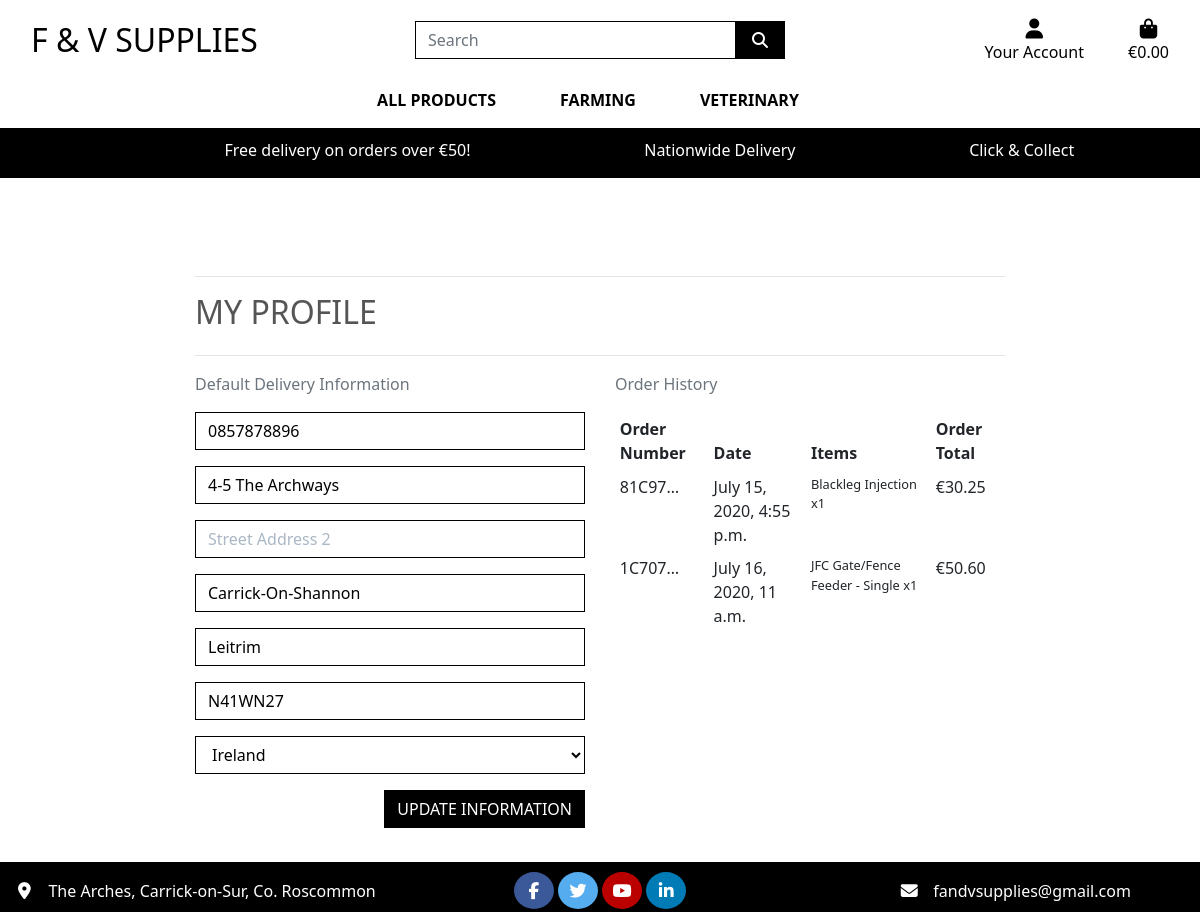
The page /profile/ (signed in) on the database as committed earlier.
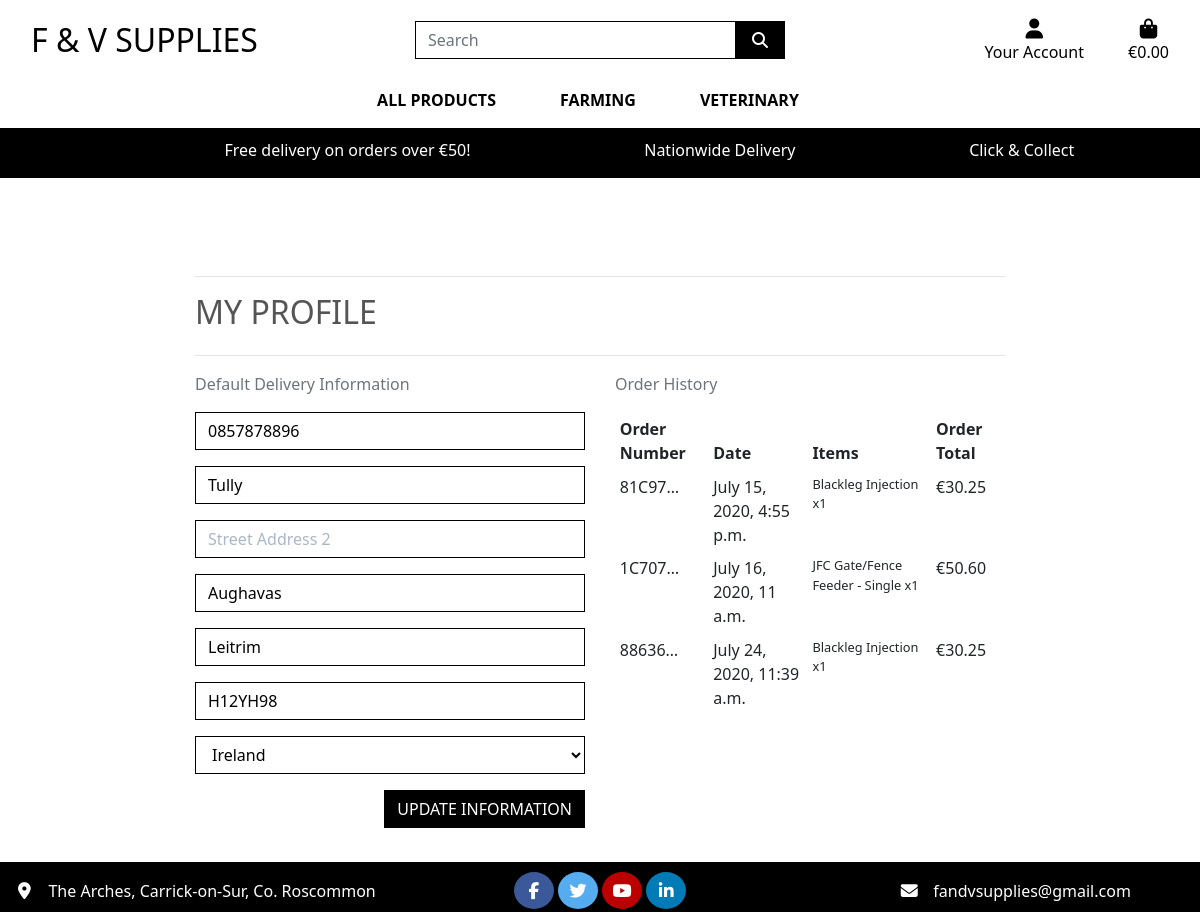
The same page on the database as committed later.
### profiles/models.py (models this page shows, shortened)
class UserProfile(models.Model):
    user = models.OneToOneField(User, on_delete=models.CASCADE)
    default_phone_number = models.CharField(max_length=20, null=True, blank=True)
    default_street_address1 = models.CharField(max_length=80, null=True, blank=True)
    default_street_address2 = models.CharField(max_length=80, null=True, blank=True)
    default_town_or_city = models.CharField(max_length=40, null=True, blank=True)
    default_county = models.CharField(max_length=80, null=True, blank=True)
    default_postcode = models.CharField(max_length=20, null=True, blank=True)
    default_country = CountryField(blank_label='Country', null=True, blank=True)

### checkout/models.py (models this page shows, shortened)
class Order(models.Model):
    order_number = models.CharField(max_length=32, null=False, editable=False)
    user_profile = models.ForeignKey(UserProfile, on_delete=models.SET_NULL,
                                     null=True, blank=True, related_name='orders')
    full_name = models.CharField(max_length=50, null=False, blank=False)
    email = models.EmailField(max_length=254, null=False, blank=False)
    phone_number = models.CharField(max_length=20, null=False, blank=False)
    street_address1 = models.CharField(max_length=80, null=False, blank=False)
    street_address2 = models.CharField(max_length=80, null=True, blank=True)
    town_or_city = models.CharField(max_length=40, null=False, blank=False)
    county = models.CharField(max_length=80, null=True, blank=True)
    country = CountryField(blank_label='Country *', null=False, blank=False)
    postcode = models.CharField(max_length=20, null=True, blank=True)
    date = models.DateTimeField(auto_now_add=True)
    delivery_cost = models.DecimalField(max_digits=6, decimal_places=2, null=False, default=0)
    order_total = models.DecimalField(max_digits=10, decimal_places=2, null=False, default=0)
    grand_total = models.DecimalField(max_digits=10, decimal_places=2, null=False, default=0)
    original_bag = models.TextField(null=False, blank=False, default='')
    stripe_pid = models.CharField(max_length=254, null=False, blank=False, default='')

class OrderLineItem(models.Model):
    order = models.ForeignKey(Order, null=False, blank=False, on_delete=models.CASCADE, related_name='lineitems')
    product = models.ForeignKey(Product, null=False, blank=False, on_delete=models.CASCADE)
    quantity = models.IntegerField(null=False, blank=False, default=0)
    lineitem_total = models.DecimalField(max_digits=6, decimal_places=2, null=False, blank=False, editable=False)

### products/models.py (models this page shows, shortened)
class Product(models.Model):
    category = models.ForeignKey('Category', null=True, blank=True, on_delete=models.SET_NULL)
    sku = models.CharField(max_length=254, null=True, blank=True)
    name = models.CharField(max_length=254)
    description = models.TextField()
    price = models.DecimalField(max_digits=6, decimal_places=2)
    image_url = models.URLField(max_length=1024, null=True, blank=True)
    image = models.ImageField(null=True, blank=True)

### profiles/views.py (the view)
# urls.py: path('profile/', include('profiles.urls')),
def profile(request):
    profile = get_object_or_404(UserProfile, user=request.user)
    if request.method == 'POST':
        form = UserProfileForm(request.POST, instance=profile)
        if form.is_valid():
            form.save()
            messages.success(request, 'Profile updated successfully')
    form = UserProfileForm(instance=profile)
    orders = profile.orders.all()
    template = 'profiles/profile.html'
    context = {
        'form': form,
        'orders': orders,
        'on_profile_page': True
    }
    return render(request, template, context)

### profiles/forms.py
class UserProfileForm(forms.ModelForm):
    class Meta:
        model = UserProfile
        exclude = ('user',)
    def __init__(self, *args, **kwargs):
        super().__init__(*args, **kwargs)
        placeholders = {
            'default_phone_number': 'Phone Number',
            'default_street_address1': 'Street Address 1',
            'default_street_address2': 'Street Address 2',
            'default_town_or_city': 'Town or City',
            'default_county': 'County, State or Locality',
            'default_postcode': 'Postal Code',
        }
        self.fields['default_phone_number'].widget.attrs['autofocus'] = True
        for field in self.fields:
            if field != 'default_country':
                if self.fields[field].required:
                    placeholder = f'{placeholders[field]} *'
                else:
                    placeholder = placeholders[field]
                self.fields[field].widget.attrs['placeholder'] = placeholder
            self.fields[field].widget.attrs['class'] = 'border-black rounded-0 profile-form-input'
            self.fields[field].label = False

### bag/contexts.py (called while the page is built, shortened)
def bag_contents(request):
    bag_items = []
    total = 0
    product_count = 0
    bag = request.session.get('bag', {})
    if total < settings.FREE_DELIVERY_THRESHOLD:
        delivery = total * Decimal(settings.STANDARD_DELIVERY_PERCENTAGE / 100)
        free_delivery_delta = settings.FREE_DELIVERY_THRESHOLD - total
    else:
        delivery = 0
        free_delivery_delta = 0
    grand_total = delivery + total
    context = {
        'bag_items': bag_items,
        'total': total,
        'product_count': product_count,
        'delivery': delivery,
        'free_delivery_delta': free_delivery_delta,
        'free_delivery_threshold': settings.FREE_DELIVERY_THRESHOLD,
        'grand_total': grand_total,
    }
    return context

### profiles/templates/profiles/profile.html (shortened to what this page needs)
<!DOCTYPE html>
{% extends "base.html" %}
{% load static %}
{% block extra_css %}
<link rel="stylesheet" href="{% static 'profiles/css/profile.css' %}" />
{% endblock %}
{% block page_header %}
<div class="container header-container">
</div>
{% endblock %}
{% block content %}
<div class="overlay"></div>
<div class="container">
  <div class="row">
    <div class="col">
            <hr>
            <h2 class="logo-font mb-4">My Profile</h2>
            <hr>
        </div>
    </div>
  <div class="row">
    <div class="col-12 col-lg-6">
      <p class="text-muted">Default Delivery Information</p>
        <form class="mt-3" action="{% url 'profile' %}" method="POST" id="profile-update-form">
            {{ form|crispy }}
            <button class="btn btn-black rounded-0 text-uppercase float-right">Update Information</button>
        </form>
    </div>
    <div class="col-12 col-lg-6">
      <p class="text-muted">Order History</p>
      <div class="order-history table-responsive">
        <table class="table table-sm table-borderless">
          <thead>
            <tr>
              <th>Order Number</th>
              <th>Date</th>
              <th>Items</th>
              <th>Order Total</th>
            </tr>
          </thead>
          <tbody>
            {% for order in orders %}
            <tr>
            <td>
                <a href="{% url 'order_history' order.order_number %}"
                title="{{ order.order_number }}">
                {{ order.order_number|truncatechars:6 }}
                </a>
             </td>
              <td>{{ order.date }}</td>
              <td>
                <ul class="list-unstyled">
                  {% for item in order.lineitems.all %}
                  <li class="small">
                    {{ item.product.name }} x{{ item.quantity }}
                  </li>
                  {% endfor %}
                </ul>
              </td>
              <td>€{{ order.grand_total }}</td>
            </tr>
            {% endfor %}
          </tbody>
        </table>
      </div>
    </div>
  </div>
</div>
<br>
{% endblock %}

### templates/base.html (shortened to what this page needs)
<!doctype html>
{% load static %}
<html lang="en">
<head>
	{% block corecss %}
	<link rel="stylesheet" href="https://stackpath.bootstrapcdn.com/bootstrap/4.4.1/css/bootstrap.min.css"
>
	<link rel="stylesheet" href="{% static 'css/base.css' %}">
	{% endblock %}
	{% block extra_css %}
	{% endblock %}
</head>
<body>
	<header class="container-fluid fixed-top">
		<div id="topnav" class="row bg-white pt-lg-2 d-none d-lg-flex">
			<div class="col-12 col-lg-4 my-auto py-1 py-lg-0 text-center text-lg-left">
				<a href="{% url 'home' %}" class="nav-link main-logo-link">
					<h2 class="logo-font text-black my-0">F & V Supplies</h2>
				</a>
			</div>
			<div class="col-12 col-lg-4 my-auto py-1 py-lg-0 text-center text-lg-left">
				<form method="GET" action="{% url 'products' %}">
					<div class="input-group w-100">
						<input class="form-control border border-black rounded-0" type="text" name="q" placeholder="Search">
						<div class="input-group-append">
							<button class="form-control btn btn-black border border-black rounded-0" type="submit">
                            <span class="icon">
                                <i class="fas fa-search"></i>
                            </span>
                        </button>
						</div>
					</div>
				</form>
			</div>
			<div class="col-12 col-lg-4 my-auto py-1 py-lg-0 text-center text-lg-left">
				<ul class="list-inline list-unstyled text-center text-lg-right my-0">
					<li class="list-inline-item dropdown">
						<a class="text-black nav-link" href="#" id="user-options" data-toggle="dropdown"
							aria-haspopup="true" aria-expanded="false">
							<div class="text-center">
								<div><i class="fas fa-user fa-lg"></i></div>
								<p class="my-0">Your Account</p>
							</div>
						</a>
					</li>
					<li class="list-inline-item">
						<a class="{% if grand_total %}text-info font-weight-bold{% else %}text-black{% endif %} nav-link"
							href="{% url 'view_bag' %}">
							<div class="text-center">
								<div><i class="fas fa-shopping-bag fa-lg"></i></div>
								<p class="my-0">
									{% if grand_total %}
									€{{ grand_total|floatformat:2 }}
									{% else %}
									€0.00
									{% endif %}
								</p>
							</div>
						</a>
					</li>
				</ul>
			</div>
		</div>
		<div class="row bg-white">
			<nav class="navbar navbar-expand-lg navbar-light w-100">
				{% include 'includes/mobile_top_header.html' %}
				{% include 'includes/main_nav.html' %}
			</nav>
		</div>
		<div id="delivery-banner" class="row text-left">
			<div class="col bg-black text-white" id="table">
				<ul class="info-items">
					<li>Free delivery on orders over €{{ free_delivery_threshold }}!</li>
					<li>Nationwide Delivery</li>
					<li>Click & Collect</li>
				</ul>
			</div>
		</div>
	</header>
	{% block page_header %}
	{% endblock %}
	{% block content %}
	{% endblock %}
	{% block footer %}
	<footer class="page-footer font-small blue fixed-bottom">
    <div class="row">
			<div class="col-sm-4 center-block text-center footer">
				<ul class="footer-list">
					<li><i class="fa fa-map-marker" aria-hidden="true"></i> The Arches, Carrick-on-Sur, Co. Roscommon
					</li>
				</ul>
			</div>
			<div class="col-sm-4 center-block text-center footer">
				<div class="footer-social-icons">
					<a href="" target="_blank" class="fa fa-facebook"></a>
					<a href="" target="_blank" class="fa fa-twitter"></a>
					<a href="" target="_blank" class="fa fa-youtube"></a>
					<a href="" target="_blank" class="fa fa-linkedin"></a>
				</div>
			</div>
			<div class="col-sm-4 center-block text-center footer">
				<ul class="footer-list">
					<li><i class="fa fa-envelope" aria-hidden="true"></i> <a
							href="mailto:fandvsupplies@gmail.com?subject=General Query">fandvsupplies@gmail.com</a></li>
				</ul>
			</div>
		</div>
	</footer>
	{% endblock %}
</body>
</html>

### templates/includes/mobile_top_header.html (shortened to what this page needs)
<!doctype html>

### templates/includes/main_nav.html (shortened to what this page needs)
<!DOCTYPE html>
<div class="collapse navbar-collapse" id="main-nav">
  <ul class="navbar-nav w-auto mx-auto">
    <li class="nav-item dropdown">
      <a
        class="logo-font font-weight-bold nav-link text-black mr-5"
        href="#"
        id="all-products-link"
        data-toggle="dropdown"
        aria-haspopup="true"
        aria-expanded="false"
      >
        All Products
      </a>
    </li>
    <li class="nav-item dropdown">
      <a
        class="logo-font font-weight-bold nav-link text-black mr-5"
        href="#"
        id="clothing-link"
        data-toggle="dropdown"
        aria-haspopup="true"
        aria-expanded="false"
      >
        Farming
      </a>
    </li>
    <li class="nav-item dropdown">
      <a
        class="logo-font font-weight-bold nav-link text-black mr-5"
        href="#"
        id="homeware-link"
        data-toggle="dropdown"
        aria-haspopup="true"
        aria-expanded="false"
      >
        Veterinary
      </a>
    </li>
</ul>
</div>

### static/css/base.css (style rules this page uses)
html { height: 100%; position: relative; }
body { background: url("/media/programmes-min.jpg") no-repeat center center fixed; background-size: cover; height: calc(100vh - 180px); color: #555; font-family: "Segoe UI", Tahoma, Geneva, Verdana, sans-serif; }
.container { margin-bottom: 60px; }
.container-fluid { margin-bottom: 60px; }
.icon { align-items: center; display: inline-flex; justify-content: center; height: 1.5rem; width: 1.5rem; }
.logo-font { text-transform: uppercase; }
.main-logo-link { width: fit-content; }
.btn-black { background: black; color: white; }
.text-black { color: #000 !important; }
.border-black { border: 1px solid black !important; }
.bg-black { background: #000 !important; }
.overlay { height: 100%; width: 100%; top: 0; left: 0; position: fixed; background: white; z-index: -1; }
ul.info-items { min-width: 696px; list-style: none; padding-top: 10px; display: inline-block; align-items: center; width: 100%; }
ul.info-items li { display: inline-block; padding-left: 15%; }
#table { display: inline-block; margin: 0 auto; }
a { color: inherit; text-decoration: none; }
footer { background-color: black; color: white; position: fixed; bottom: 0; width: 100%; padding-top: 10px; height: 50px; }
.footer-list { display: inline-block; list-style-type: none; padding-left: 0px; }
.fa { border-radius: 50%; font-size: 17px; padding: 10px; text-align: center; text-decoration: none; width: 40px; }
.fa-facebook { background: #3b5998; color: white; }
.fa-twitter { background: #55acee; color: white; }
.fa-youtube { background: #bb0000; color: white; }
.fa-linkedin { background: #007bb5; color: white; }
@media (min-width: 1200px) { .container { max-width: 70%; } }
@media (min-width: 992px) { .header-container { padding-top: 200px; } }

### profiles/static/profiles/css/profile.css (style rules this page uses)
.order-history { max-height: 416px; overflow-y: auto; }
#profile-update-form .form-control { color: #000; }
#profile-update-form input::placeholder { color: #aab7c4; }
#id_default_country, #id_default_country option:not(:first-child) { color: #000; }

Rows that differ between the two databases and show on the page:
changed UserProfile "Leitrim": default_street_address1 "4-5 The Archways" → "Tully"; default_town_or_city "Carrick-On-Shannon" → "Aughavas"; default_postcode "N41WN27" → "H12YH98"
added Order: order_number "88636…", date "July 24, 2020, 11:39 a.m.", grand_total "30.25"
added OrderLineItem: product.name "Blackleg Injection", quantity "1", shown under "88636…"
